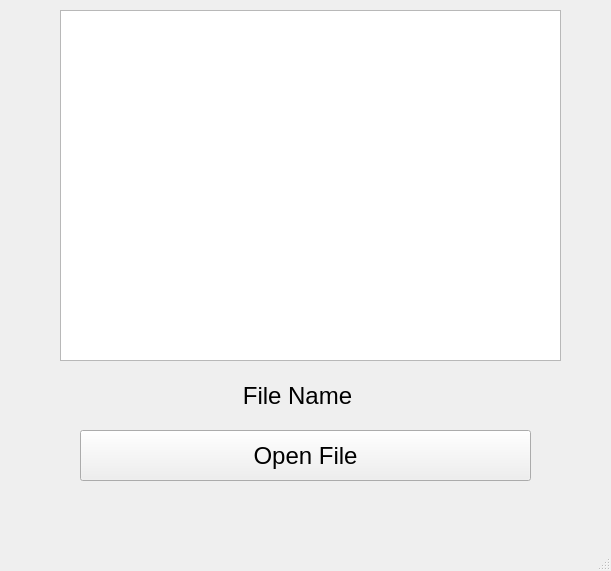
<?xml version="1.0" encoding="UTF-8"?>
<ui version="4.0">
 <class>MainWindow</class>
 <widget class="QMainWindow" name="MainWindow">
  <property name="geometry">
   <rect>
    <x>0</x>
    <y>0</y>
    <width>611</width>
    <height>571</height>
   </rect>
  </property>
  <property name="windowTitle">
   <string>MainWindow</string>
  </property>
  <widget class="QWidget" name="centralwidget">
   <widget class="QPushButton" name="pushButton">
    <property name="geometry">
     <rect>
      <x>80</x>
      <y>430</y>
      <width>451</width>
      <height>51</height>
     </rect>
    </property>
    <property name="font">
     <font>
      <pointsize>18</pointsize>
     </font>
    </property>
    <property name="text">
     <string>Open File</string>
    </property>
   </widget>
   <widget class="QLabel" name="label">
    <property name="geometry">
     <rect>
      <x>87</x>
      <y>376</y>
      <width>421</width>
      <height>41</height>
     </rect>
    </property>
    <property name="font">
     <font>
      <pointsize>18</pointsize>
     </font>
    </property>
    <property name="text">
     <string>&lt;html&gt;&lt;head/&gt;&lt;body&gt;&lt;p&gt;&lt;span style=&quot; font-size:18pt;&quot;&gt;     File Name&lt;/span&gt;&lt;/p&gt;&lt;/body&gt;&lt;/html&gt;</string>
    </property>
    <property name="alignment">
     <set>Qt::AlignCenter</set>
    </property>
   </widget>
   <widget class="QTextEdit" name="textEdit">
    <property name="geometry">
     <rect>
      <x>60</x>
      <y>10</y>
      <width>501</width>
      <height>351</height>
     </rect>
    </property>
   </widget>
  </widget>
  <widget class="QMenuBar" name="menubar">
   <property name="geometry">
    <rect>
     <x>0</x>
     <y>0</y>
     <width>611</width>
     <height>37</height>
    </rect>
   </property>
  </widget>
  <widget class="QStatusBar" name="statusbar"/>
 </widget>
 <resources/>
 <connections/>
</ui>
